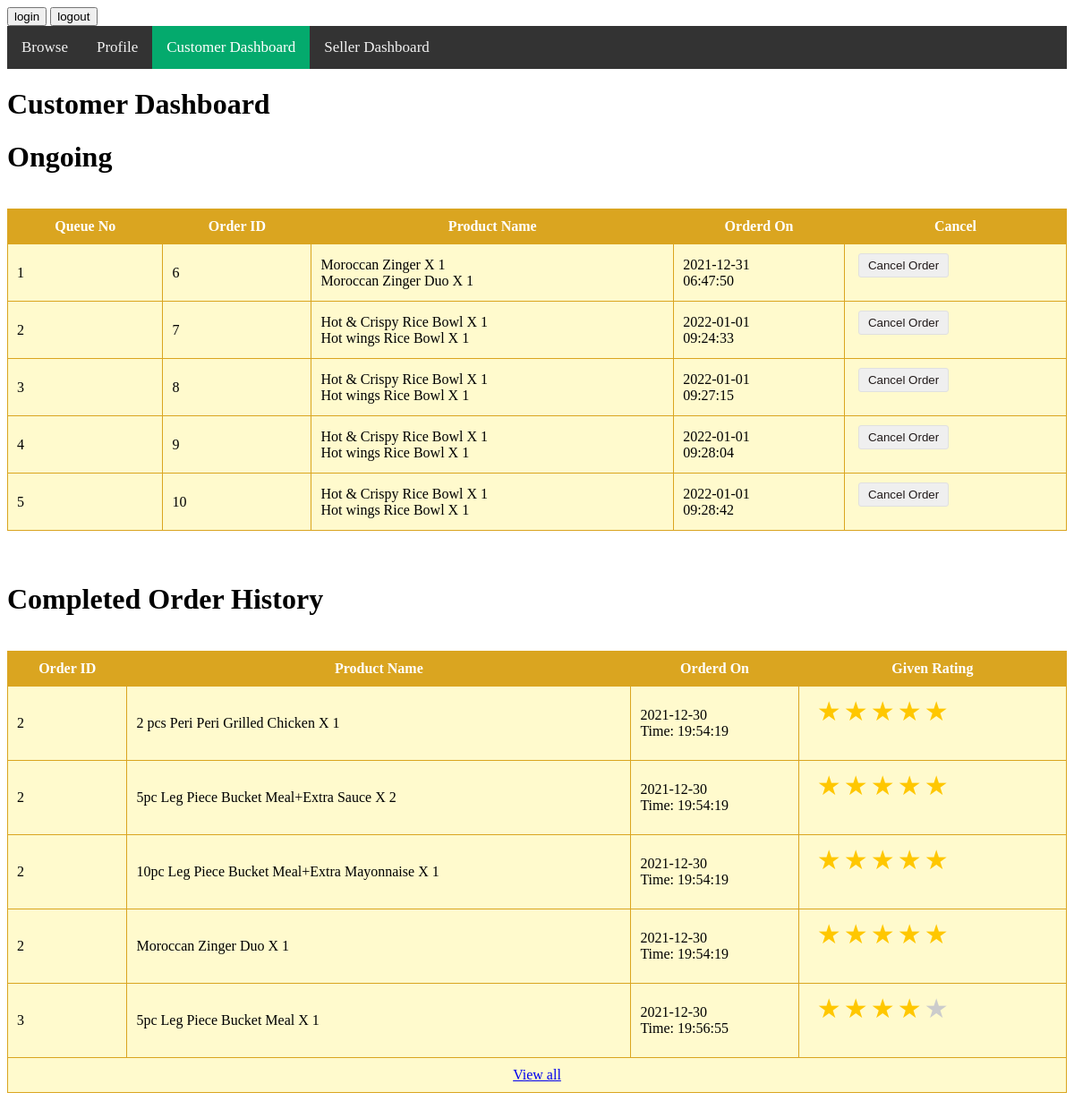
Screenshot of /customer_dashboard.php (signed in) with the database file from the repository.
### tables this page shows
CREATE TABLE Orders
(
  order_id INT NOT NULL AUTO_INCREMENT,
  date DATE NOT NULL,
  time time NOT NULL,
  given_rating INT,
  status VARCHAR(10) NOT NULL,
  customer_id INT,
  seller_id INT,
  order_cost FLOAT NOT NULL,
  PRIMARY KEY (order_id),
  FOREIGN KEY (customer_id) REFERENCES Customer(customer_id) ON UPDATE CASCADE ON DELETE SET NULL,
  FOREIGN KEY (seller_id) REFERENCES Seller(seller_id) ON UPDATE CASCADE ON DELETE SET NULL
);

CREATE TABLE Order_ProductsAndAddons
(
  order_id INT NOT NULL,
  product_id INT,
  name VARCHAR(255),
  product_id2 INT,
  quantity INT,
  PRIMARY KEY (order_id, product_id, name, product_id2),
  FOREIGN KEY (order_id) REFERENCES Orders(order_id) ON UPDATE CASCADE ON DELETE CASCADE,
  FOREIGN KEY (product_id) REFERENCES Product(product_id) ON UPDATE CASCADE ON DELETE CASCADE,
  FOREIGN KEY (name, product_id2) REFERENCES Addon(name, product_id) ON UPDATE CASCADE ON DELETE CASCADE
);

CREATE TABLE Product
(
  price FLOAT NOT NULL,
  product_id INT NOT NULL AUTO_INCREMENT,
  name VARCHAR(255) NOT NULL,
  image VARCHAR(255) NOT NULL,
  category VARCHAR(255) NOT NULL,
  seller_id INT NOT NULL,
  PRIMARY KEY (product_id),
  FOREIGN KEY (seller_id) REFERENCES Seller(seller_id) ON UPDATE CASCADE ON DELETE CASCADE
);

### customer_order_history_fromDB.php (the view, shortened to what this page needs)
<?php
$sql = "SELECT `product`.`name` AS 'product', `order_productsandaddons`.`name` AS 'addon', `order_productsandaddons`.`quantity`, `orders`.`order_id`, `orders`.`date`, `orders`.`time`, `orders`.`given_rating`
FROM `orders`,`order_productsandaddons`, `product`
WHERE `orders`.`order_id`=`order_productsandaddons`.`order_id`
AND `order_productsandaddons`.`product_id` = `product`.`product_id`
AND `orders`.`status` = 'completed'
AND `orders`.customer_id = '" . $_SESSION["user-id"] . "' LIMIT 0, 5";
$result = $db_handle->selectQuery($sql);
if (!empty($result)) {
  echo "<table class='myTable'>";
  echo "<th>Order ID</th>";
  echo "<th>Product Name</th>";
  echo "<th>Orderd On</th>";
  echo "<th>Given Rating</th>";
  foreach ($result as $key => $row) {
    echo "<tr><td>" . $row['order_id'] . "</td><td>" . $row["product"];
    if ($row['addon'] != "None") {
      echo "+" . $row['addon'];
    }
    echo " X " . $row["quantity"] . "</td><td>" . $row["date"] . " <br>Time: " . $row["time"] . "</td><td>";
?>
    <form class='rating' method="POST" action="?action=update_rating&order_id=<?php echo $row['order_id']; ?>">
      <label for='<?php echo $row['order_id']; ?>star5' title='text'>5 stars</label>
      <label for='<?php echo $row['order_id']; ?>star4' title='text'>4 stars</label>
      <label for='<?php echo $row['order_id']; ?>star3' title='text'>3 stars</label>
      <label for='<?php echo $row['order_id']; ?>star2' title='text'>2 stars</label>
      <label for='<?php echo $row['order_id']; ?>star1' title='text'>1 star</label>
    </form>
    </td>
    </tr>
<?php
  }
  echo "<tr><td colspan='4' style='text-align:center'><a href='customer_total_order_list_fromDB.php'>View all</a></td></tr>";
  echo "</table>";
} else {
  echo "No previous order FOUND!";
}
?>

### customer_status.php (shortened to what this page needs)
<?php
$sql = "SELECT order_id,date,time,status from orders where status != 'completed' AND status!= 'canceled' AND customer_id = '" . $_SESSION["user-id"] . "'";
$result = $db_handle->selectQuery($sql);
if (!empty($result)) {
  echo "<table class='myTable'>";
  echo "<th>Queue No </th>";
  echo "<th>Order ID </th>";
  echo "<th>Product Name </th>";
  echo "<th>Orderd On </th>";
  echo "<th>Cancel </th>";
  foreach ($result as $key => $row) {
    echo "<tr><td>" . $db_handle->orderQueue($row['order_id']) . "</td><td>" . $row['order_id'] . "</td><td>";
    $db_handle->printProducts4orderid($row['order_id']);
    echo "</td><td>" . $row["date"] . "<br>" . $row["time"] . "<td><form method='POST' action='?action=update_order_status&order_id=" . $row['order_id'] . "'><input class='btnUpdate' type='submit' value='Cancel Order'> </form></td>" . "</td></tr>";
  }
  echo "</table>";
} else {
  echo "No Ongoing Orders!";
}
?>

### dbcontroller.php (shortened to what this page needs)
<?php
class DBController
{
    private $host = "localhost";
    private $user = "root";
    private $password = "";
    private $database = "online_fastfood_ordering_platform";
    private $conn;
    function __construct()
    {
        $this->conn = $this->connectDB();
    }
    function connectDB()
    {
        $conn = mysqli_connect($this->host, $this->user, $this->password, $this->database);
        return $conn;
    }
    function selectQuery($query)
    {
        $result = mysqli_query($this->conn, $query);
        while ($row = mysqli_fetch_assoc($result)) {
            $resultset[] = $row;
        }
        if (!empty($resultset))
            return $resultset;
    }
    function printProducts4orderid($id)
    {
        $query = "SELECT `product`.`name` AS 'product',`order_productsandaddons`.`name` AS 'addon',`quantity` FROM `product`,`order_productsandaddons` WHERE `product`.`product_id`=`order_productsandaddons`.`product_id` AND `order_productsandaddons`.`order_id`=" . $id;
        $result = mysqli_query($this->conn, $query);
        while ($row = mysqli_fetch_assoc($result)) {
            echo $row['product'];
            echo " X " . $row['quantity'];
            echo "<br>";
        }
    }
    function orderQueue($id)
    {
        $query = "SELECT ROW_NUMBER() OVER(ORDER BY `order_id`) AS `num_row`, `order_id` FROM `orders` WHERE `status` != 'completed' AND STATUS != 'canceled'";
        $result  = mysqli_query($this->conn, $query);
        while ($row = mysqli_fetch_assoc($result)) {
            $resultset[$row["order_id"]] = $row["num_row"];
        }
        return ($resultset[$id]);
    }
}

### customer_status.php (style rules this page uses)
.myTable { width: 100%; text-align: left; background-color: lemonchiffon; border-collapse: collapse; }
.myTable th { background-color: goldenrod; color: white; text-align: center; }
.myTable td, .myTable th { padding: 10px; border: 1px solid goldenrod; }
.btnUpdate { padding: 5px 10px; margin-left: 5px; background-color: #efefef; border: #E0E0E0 1px solid; color: #211a1a; text-align: center; text-decoration: none; border-radius: 3px; cursor: pointer; }

### customer_order_history_fromDB.php (style rules this page uses)
.myTable { width: 100%; text-align: left; background-color: lemonchiffon; border-collapse: collapse; }
.myTable th { background-color: goldenrod; color: white; text-align: center; }
.myTable td, .myTable th { padding: 10px; border: 1px solid goldenrod; }
.rating { float: left; height: 46px; padding: 0 10px; }
.rating:not(:checked)>label { float: right; width: 1em; overflow: hidden; white-space: nowrap; cursor: pointer; font-size: 30px; color: #ccc; }
.rating:not(:checked)>label:before { content: '★ '; }
.rating>input:checked~label { color: #ffc700; }

### rows the page displays
orders: orderQueue "1", order_id "6", date "2021-12-31", time "06:47:50"
order_productsandaddons: product.name "Moroccan Zinger", quantity "1"
order_productsandaddons: product.name "Moroccan Zinger Duo", quantity "1"
orders: orderQueue "2", order_id "7", date "2022-01-01", time "09:24:33"
order_productsandaddons: product.name "Hot & Crispy Rice Bowl", quantity "1"
order_productsandaddons: product.name "Hot wings Rice Bowl", quantity "1"
orders: orderQueue "3", order_id "8", date "2022-01-01", time "09:27:15"
order_productsandaddons: product.name "Hot & Crispy Rice Bowl", quantity "1"
order_productsandaddons: product.name "Hot wings Rice Bowl", quantity "1"
orders: orderQueue "4", order_id "9", date "2022-01-01", time "09:28:04"
order_productsandaddons: product.name "Hot & Crispy Rice Bowl", quantity "1"
order_productsandaddons: product.name "Hot wings Rice Bowl", quantity "1"
orders: orderQueue "5", order_id "10", date "2022-01-01", time "09:28:42"
order_productsandaddons: product.name "Hot & Crispy Rice Bowl", quantity "1"
order_productsandaddons: product.name "Hot wings Rice Bowl", quantity "1"
order_productsandaddons: order.order_id "2", product.name "2 pcs Peri Peri Grilled Chicken", quantity "1", order.date "2021-12-30", order.time "19:54:19"
order_productsandaddons: order.order_id "2", product.name "5pc Leg Piece Bucket Meal", name "Extra Sauce", quantity "2", order.date "2021-12-30", order.time "19:54:19"
order_productsandaddons: order.order_id "2", product.name "10pc Leg Piece Bucket Meal", name "Extra Mayonnaise", quantity "1", order.date "2021-12-30", order.time "19:54:19"
order_productsandaddons: order.order_id "2", product.name "Moroccan Zinger Duo", quantity "1", order.date "2021-12-30", order.time "19:54:19"
order_productsandaddons: order.order_id "3", product.name "5pc Leg Piece Bucket Meal", quantity "1", order.date "2021-12-30", order.time "19:56:55"
